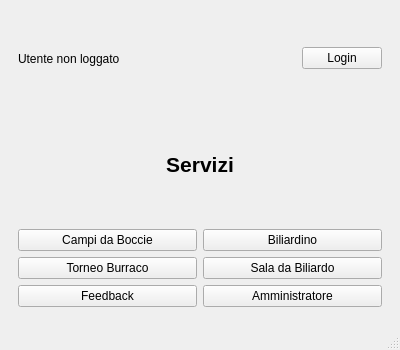
<?xml version="1.0" encoding="UTF-8"?>
<ui version="4.0">
 <class>MainWindow</class>
 <widget class="QMainWindow" name="MainWindow">
  <property name="geometry">
   <rect>
    <x>0</x>
    <y>0</y>
    <width>400</width>
    <height>350</height>
   </rect>
  </property>
  <property name="windowTitle">
   <string>Servizi</string>
  </property>
  <widget class="QWidget" name="centralwidget">
   <layout class="QVBoxLayout" name="verticalLayout_Main">
    <item>
     <widget class="QWidget" name="headerContainer" native="true">
      <layout class="QHBoxLayout" name="horizontalLayout_Header">
       <item>
        <widget class="QLabel" name="lblUtenteLoggato">
         <property name="text">
          <string>Utente non loggato</string>
         </property>
        </widget>
       </item>
       <item>
        <spacer name="horizontalSpacer">
         <property name="orientation">
          <enum>Qt::Horizontal</enum>
         </property>
         <property name="sizeHint" stdset="0">
          <size>
           <width>280</width>
           <height>20</height>
          </size>
         </property>
        </spacer>
       </item>
       <item>
        <widget class="QPushButton" name="btnLoginLogout">
         <property name="text">
          <string>Login</string>
         </property>
        </widget>
       </item>
      </layout>
     </widget>
    </item>
    <item>
     <widget class="QLabel" name="lblTitoloServizi">
      <property name="font">
       <font>
        <pointsize>16</pointsize>
        <weight>75</weight>
        <bold>true</bold>
       </font>
      </property>
      <property name="text">
       <string>Servizi</string>
      </property>
      <property name="alignment">
       <set>Qt::AlignCenter</set>
      </property>
     </widget>
    </item>
    <item>
     <widget class="QWidget" name="gridButtonsContainer" native="true">
      <layout class="QGridLayout" name="gridLayout_Buttons">
       <item row="0" column="0">
        <widget class="QPushButton" name="btnCampiBoccie">
         <property name="text">
          <string>Campi da Boccie</string>
         </property>
        </widget>
       </item>
       <item row="0" column="1">
        <widget class="QPushButton" name="btnBiliardino">
         <property name="text">
          <string>Biliardino</string>
         </property>
        </widget>
       </item>
       <item row="1" column="0">
        <widget class="QPushButton" name="btnTorneoBurraco">
         <property name="text">
          <string>Torneo Burraco</string>
         </property>
        </widget>
       </item>
       <item row="1" column="1">
        <widget class="QPushButton" name="btnSalaBiliardo">
         <property name="text">
          <string>Sala da Biliardo</string>
         </property>
        </widget>
       </item>
       <item row="2" column="0">
        <widget class="QPushButton" name="btnFeedback">
         <property name="text">
          <string>Feedback</string>
         </property>
        </widget>
       </item>
       <item row="2" column="1">
        <widget class="QPushButton" name="btnAmministratore">
         <property name="text">
          <string>Amministratore</string>
         </property>
        </widget>
       </item>
      </layout>
     </widget>
    </item>
   </layout>
  </widget>
  <widget class="QMenuBar" name="menubar">
   <property name="geometry">
    <rect>
     <x>0</x>
     <y>0</y>
     <width>400</width>
     <height>21</height>
    </rect>
   </property>
  </widget>
  <widget class="QStatusBar" name="statusbar"/>
 </widget>
 <resources/>
 <connections/>
</ui>
